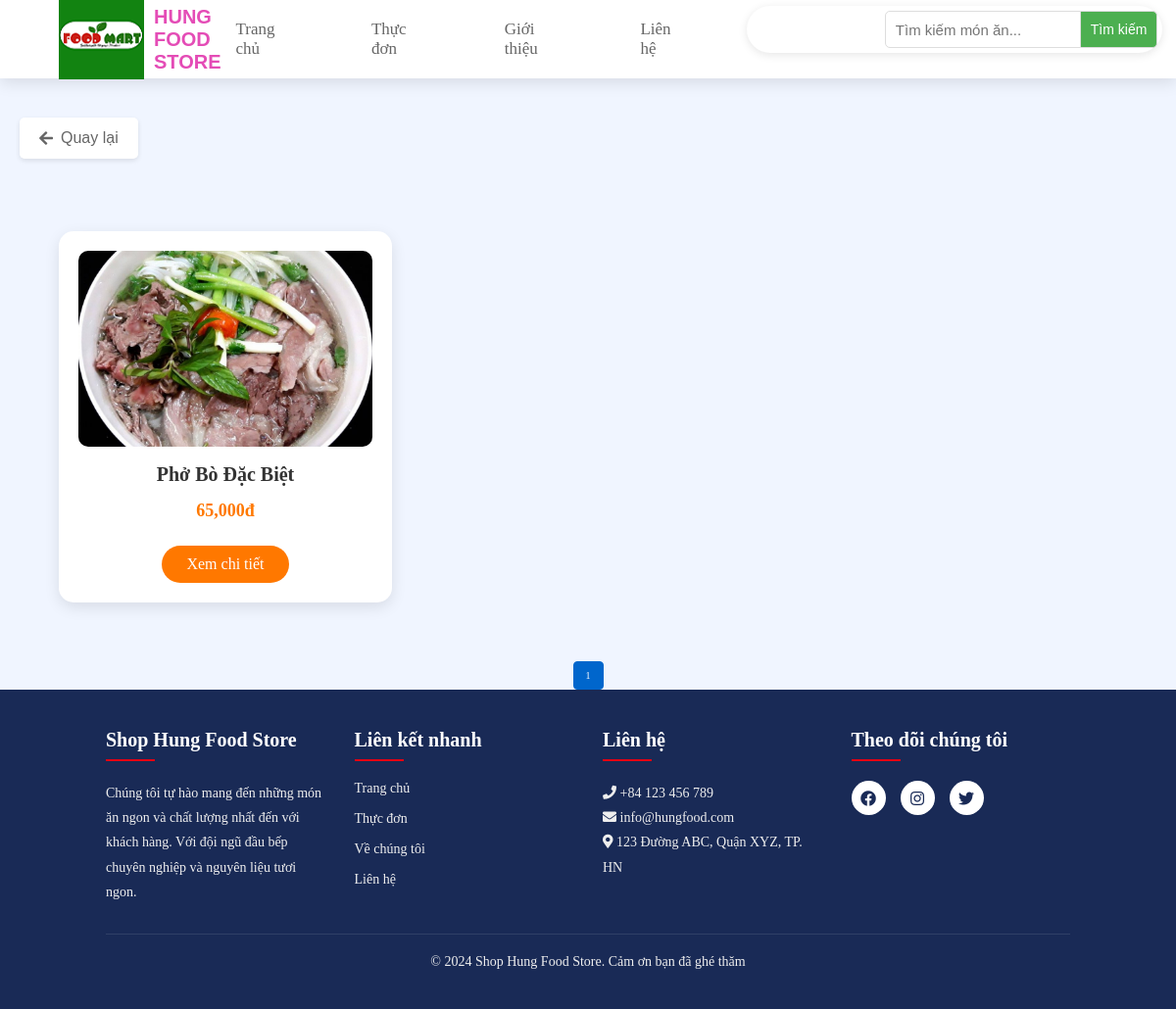
Screenshot of /search.php?keyword=Phở Bò Đặc Biệt with the database file from the repository.
### tables this page shows
CREATE TABLE `products` (
  `id` int(11) NOT NULL,
  `name` varchar(255) NOT NULL,
  `description` text DEFAULT NULL,
  `price` decimal(10,2) NOT NULL,
  `old_price` decimal(10,2) DEFAULT NULL,
  `image` varchar(255) DEFAULT NULL,
  `category` varchar(100) DEFAULT NULL,
  `rating` decimal(2,1) DEFAULT NULL,
  `created_at` timestamp NOT NULL DEFAULT current_timestamp(),
  `is_featured` tinyint(1) DEFAULT 0,
  `is_on_sale` tinyint(1) DEFAULT 0,
  `is_new` tinyint(1) DEFAULT 0
);

### search.php (the view, shortened to what this page needs)
<?php
include 'config/database.php';
$keyword = isset($_GET['keyword']) ? trim($_GET['keyword']) : '';
$page = isset($_GET['page']) ? (int)$_GET['page'] : 1;
$limit = 3;
$offset = ($page - 1) * $limit;
try {
    $stmt = $conn->prepare("SELECT * FROM products WHERE LOWER(name) LIKE LOWER(:keyword) LIMIT :limit OFFSET :offset");
    $stmt->bindValue(':keyword', "%$keyword%", PDO::PARAM_STR);
    $stmt->bindValue(':limit', $limit, PDO::PARAM_INT);
    $stmt->bindValue(':offset', $offset, PDO::PARAM_INT);
    $stmt->execute();
    $results = $stmt->fetchAll(PDO::FETCH_ASSOC);
    $count_stmt = $conn->prepare("SELECT COUNT(*) FROM products WHERE LOWER(name) LIKE LOWER(:keyword)");
    $count_stmt->execute(['keyword' => "%$keyword%"]);
    $total_products = $count_stmt->fetchColumn();
    $total_pages = ceil($total_products / $limit);
} catch(PDOException $e) {
    echo "Error: " . $e->getMessage();
}
?>
<!DOCTYPE html>
<html lang="vi">
<head>
    <link rel="stylesheet" href="https://cdnjs.cloudflare.com/ajax/libs/font-awesome/5.15.4/css/all.min.css">
    <link rel="stylesheet" href="style.css">
</head>
<body>
    <?php include 'header.php'; ?>
    <div class="search-result-container">
        <div class="search-result-heading">
            <span class="search-text">Kết quả tìm kiếm cho</span>
            "<span class="search-keyword"><?php echo htmlspecialchars($keyword); ?></span>"
            <span class="search-count">(<?php echo $total_products; ?> sản phẩm)</span>
        </div>
    </div>
    <div class="container">
        <button onclick="history.back()" class="back-btn">
            <i class="fas fa-arrow-left"></i> Quay lại
        </button>
        <div class="search-results">
            <div class="products-container">
                <?php if(!empty($results)): ?>
                    <?php foreach($results as $row): ?>
                        <div class="product-box">
                            <img src="images/<?php echo htmlspecialchars($row['image']); ?>" alt="<?php echo htmlspecialchars($row['name']); ?>">
                            <h3><?php echo htmlspecialchars($row['name']); ?></h3>
                            <p class="price"><?php echo number_format($row['price']); ?>đ</p>
                            <a href="product-detail.php?id=<?php echo $row['id']; ?>" class="btn">Xem chi tiết</a>
                        </div>
                    <?php endforeach; ?>
                <?php else: ?>
                    <p class="no-results">Không tìm thấy sản phẩm nào phù hợp với từ khóa "<?php echo htmlspecialchars($keyword); ?>"</p>
                <?php endif; ?>
            </div>
        </div>
        <div class="pagination">
            <?php for ($i = 1; $i <= $total_pages; $i++): ?>
                <a href="?keyword=<?php echo urlencode($keyword); ?>&page=<?php echo $i; ?>" class="<?php if ($i == $page) echo 'active'; ?>"><?php echo $i; ?></a>
            <?php endfor; ?>
        </div>
    </div>
    <?php include 'footer.php'; ?>
</body>
</html>

### style.css (style rules this page uses)
:root { --primary: #e60012; --black: #192a56; --light-color: #666; --box-shadow: 0 .5rem 1.5rem rgba(0,0,0,.1); }
* { margin: 0; padding: 0; box-sizing: border-box; text-decoration: none; outline: none; border: none; transition: all .2s linear; }
html { font-size: 62.5%; overflow-x: hidden; scroll-padding-top: 5.5rem; scroll-behavior: smooth; }
.btn { margin-top: 1rem; display: inline-block; font-size: 1.7rem; color: #fff; background: var(--primary); border-radius: .5rem; cursor: pointer; padding: .8rem 3rem; transition: .2s linear; }
.pagination { display: flex; justify-content: center; gap: 5px; margin-top: 20px; }
.pagination a { padding: 8px 12px; border: 1px solid #dee2e6; border-radius: 4px; color: #0066cc; text-decoration: none; transition: all 0.3s ease; }
.pagination a.active { background: #0066cc; color: #fff; border-color: #0066cc; }
.pagination { text-align: center; margin-top: 2rem; }
body { min-height: 100vh; display: flex; flex-direction: column; background-color: #f0f5ff; }
.search-results { margin-top: 120px; padding: 20px 5%; }
.products-container { display: grid; grid-template-columns: repeat(auto-fill, minmax(300px, 1fr)); gap: 30px; padding: 20px 0; }
.product-box { background: #fff; border-radius: 15px; padding: 20px; text-align: center; box-shadow: 0 5px 15px rgba(0,0,0,0.1); }
.product-box img { width: 100%; height: 200px; object-fit: cover; border-radius: 10px; }
.product-box h3 { font-size: 2rem; color: #333; margin: 15px 0; }
.product-box .price { font-size: 1.8rem; color: #ff7800; font-weight: bold; margin-bottom: 15px; }
.product-box .btn { display: inline-block; padding: 10px 25px; background: #ff7800; color: #fff; font-size: 1.6rem; border-radius: 25px; text-decoration: none; transition: background 0.3s ease; }
.back-btn { position: fixed; top: 120px; left: 20px; padding: 12px 20px; background: #fff; border: none; border-radius: 5px; box-shadow: 0 2px 5px rgba(0,0,0,0.1); color: #666; cursor: pointer; font-size: 1.6rem; display: flex; align-items: center; gap: 8px; transition: all 0.3s ease; z-index: 100; }
.search-result-heading { padding: 15px 20px; margin-bottom: 20px; font-size: 20px; background-color: #f0f5ff; border-radius: 5px; text-align: left; box-shadow: 0 1px 3px rgba(0,0,0,0.08); }
.search-text { font-weight: 600; color: #333; }
.search-keyword { color: #ff6b6b; font-weight: 700; font-size: 22px; }
.search-count { color: #666; font-weight: 500; }

### rows the page displays
products: image (picture), name "Phở Bò Đặc Biệt", price "65,000"
